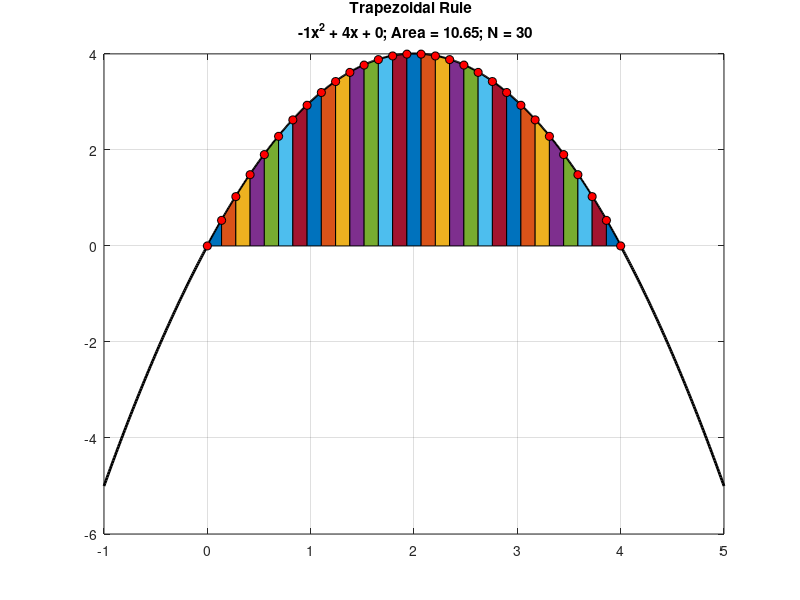

Recreate this plot in MATLAB.
clc
close all
clear all

iex = 1;

%% EXAMPLE 1:  Trapezoidal rule
if iex ==1
    % Make an example Parabola
    % y = ax^2 + bx + c
    
    % Input coefficients
    a = -1;
    b = 4;
    c = 0;
    
    % Intialize x
    x = [-1:.01:5];
    
    % Initialize function
    f = @(a,b,c,x) a*x.^2 + b*x + c;
    
    % Call the function and find value of Y at X
    y = f(a,b,c,x);
    
    % Discretize X for summation
    xmin = 0; xmax = 4;
    Nsamples = 30; % Number of points for dividing x (N-1 trapezoids)
    x_sum = linspace(xmin,xmax,Nsamples);
    h = x_sum(2) - x_sum(1);
    
    % Y- points at x for summation
    y_sum = f(a,b,c,x_sum);
    p = y_sum(2:Nsamples-1)
    
     % Area using TRAPEZOIDAL RULE
    area1 = h/2 * (y_sum(1) + y_sum(Nsamples) + 2*sum(p)); % KEY
    
    % plot
    figure
    plot(x,y,'k','LineWidth',2);
    grid on, hold on
    
    % color area under the trapezoid
    for ii = 1:length(x_sum)-1
        area([x_sum(ii) x_sum(ii+1)],[y_sum(ii) y_sum(ii+1)]);
    end
    
    % plot circluar markers
    for ii = 1:length(x_sum)
        plot([x_sum(ii)],[y_sum(ii)],'o','MarkerFaceColor','r','MarkerEdgeColor','k');
    end
    title(sprintf('Trapezoidal Rule \n %dx^2 + %dx + %d; Area = %0.2f; N = %d',a,b,c,area1,Nsamples));
end

%% EXAMPLE 2:  Midpoint rule
if iex ==2
    % Make an example Parabola
    % y = ax^2 + bx + c
    
    % Input coefficients
    a = -1;
    b = 4;
    c = 0;
    
    % Intialize x
    x = [-1:.01:5];
    
    % Initialize function
    f = @(a,b,c,x) a*x.^2 + b*x + c;
    
    % Call the function and find value of Y at X
    y = f(a,b,c,x);
    
    % Discretize X for summation
    xmin = 0; xmax = 4;
    Nsamples = 30; % Number of points for dividing x (N-1 rectangles)
    x_sum = linspace(xmin,xmax,Nsamples);
    h = x_sum(2) - x_sum(1);
    
    % Find mid-points of x
    x_mid = conv(x_sum,[0.5 0.5],'valid');
    
    % Y- points at mid-points for summation
    y_mid = f(a,b,c,x_mid);
    
    % Area using MID-POINT RULE
    area1 = h * sum(y_mid); % KEY
    
    % plot
    figure
    plot(x,y,'k','LineWidth',2);
    grid on, hold on  
    
    % color area under the rectangle
    for ii = 1:length(x_sum)-1
        area([x_sum(ii) x_sum(ii+1)],[y_mid(ii) y_mid(ii)]);
    end
    
    % plot circluar markers
    for ii = 1:length(x_mid)
        plot([x_mid(ii)],[y_mid(ii)],'o','MarkerFaceColor','r','MarkerEdgeColor','k');
    end
    title(sprintf('Mid-point Rule \n %dx^2 + %dx + %d; Area = %0.2f; N = %d',a,b,c,area1,Nsamples))
end

%% EXAMPLE 2:  Simpson's Method
if iex == 3
    % Input coefficients
    a = -1;
    b = 4;
    c = 0;
    
    % Intialize x
    x = [-1:.01:5];
    
    % Initialize function
    f = @(a,b,c,x) a*x.^2 + b*x + c;
    
    % Find y
    y = f(a,b,c,x);
    
    % Discretize X for summation
    xmin = 0; xmax = 4;
    
    % Number of points for dividing x (N-1 rectangles)
    % even N means odd number of subintervals (simpsons 3/8 rule)
    % odd N means even number of subintervals (simpsons even rule)
    Nsamples = 7; 
    
    x_sum = linspace(xmin,xmax,Nsamples);
    h = x_sum(2) - x_sum(1);
    
    % Y- points at x for summation
    y_sum = f(a,b,c,x_sum);
    
    % Call simpson function for integration
    area1 = XXX;
    
    % plot
    figure
    plot(x,y,'k','LineWidth',2);
    grid on, hold on  

    % color area under the curve
    for ii = 1:length(x_sum)-1
        idx = x>x_sum(ii)&x<x_sum(ii+1);
        area(x(idx),y(idx));
    end
    
    % plot circluar markers
    for ii = 1:length(x_sum)
        plot([x_sum(ii)],[y_sum(ii)],'o','MarkerFaceColor','r','MarkerEdgeColor','k');
    end
    if mod(length(x_sum),2)==1
        title(sprintf('Simpsons Rule \n %dx^2 + %dx + %d; Area = %0.2f; N = %d',a,b,c,area1,Nsamples));
    else
        title(sprintf('Simpsons 3/8 Rule \n %dx^2 + %dx + %d; Area = %0.2f; N = %d',a,b,c,area1,Nsamples));
    end
end

% Function for simpson's integration
function area1 = simpson(x,y)
h = x(2)-x(1);
N = length(x);
if mod(N,2)==1 
    % odd number of points (even number of intervals)
    % See class notes for derivation
    area1 = XXX;
else
    % even number of points
    % odd number of intervals (mod(N,2) == 0); % 3/8 rule
    % https://en.wikipedia.org/wiki/Simpson's_rule#Simpson.27s_3.2F8_rule
    area1 = (3*h/8)*(y(1) + sum(3*y(2:3:end-2)) + sum(3*y(3:3:end-1)) + sum(2*y(4:3:end-4)) + y(end));
end
end
